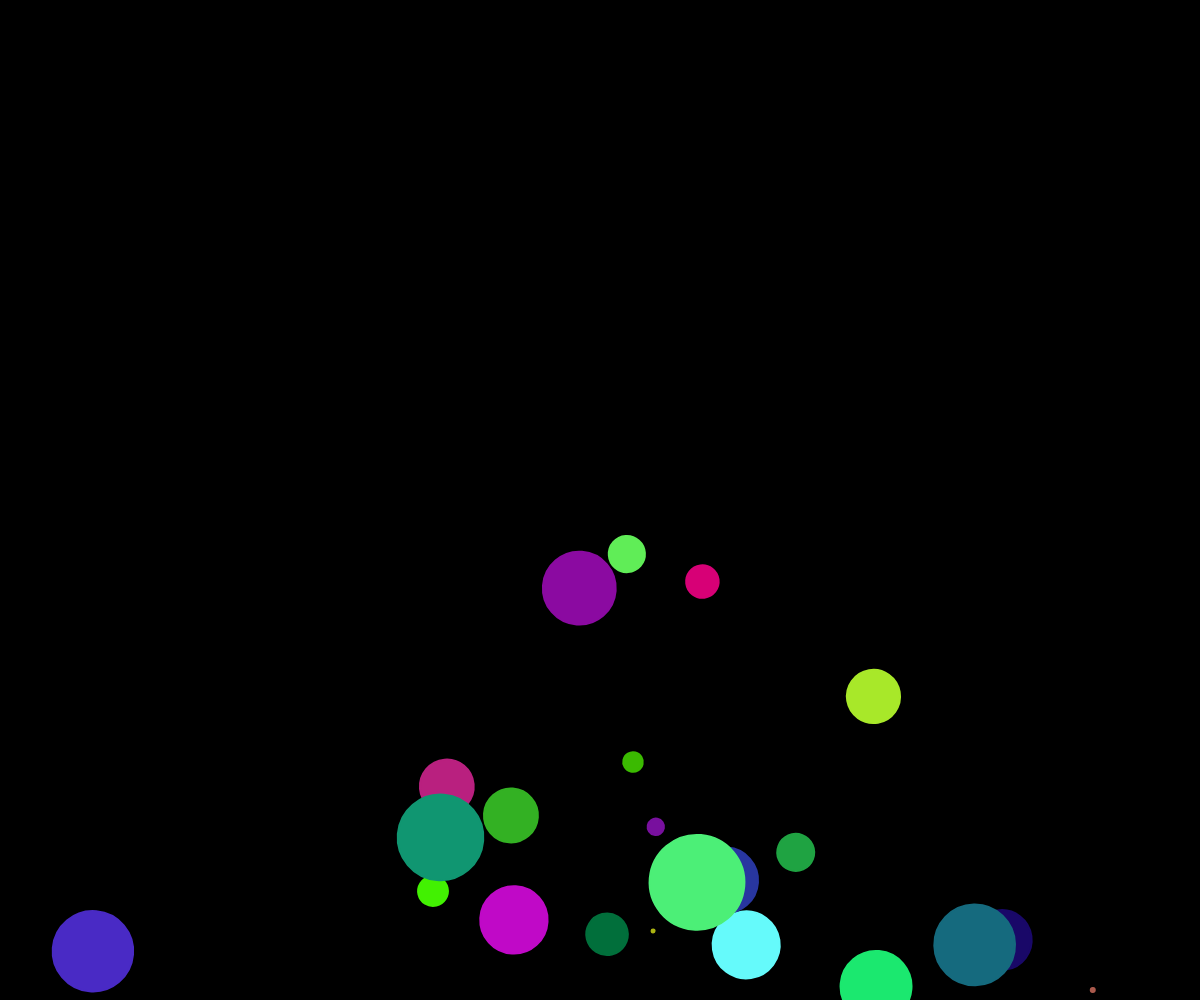
Frame 1 (no input)
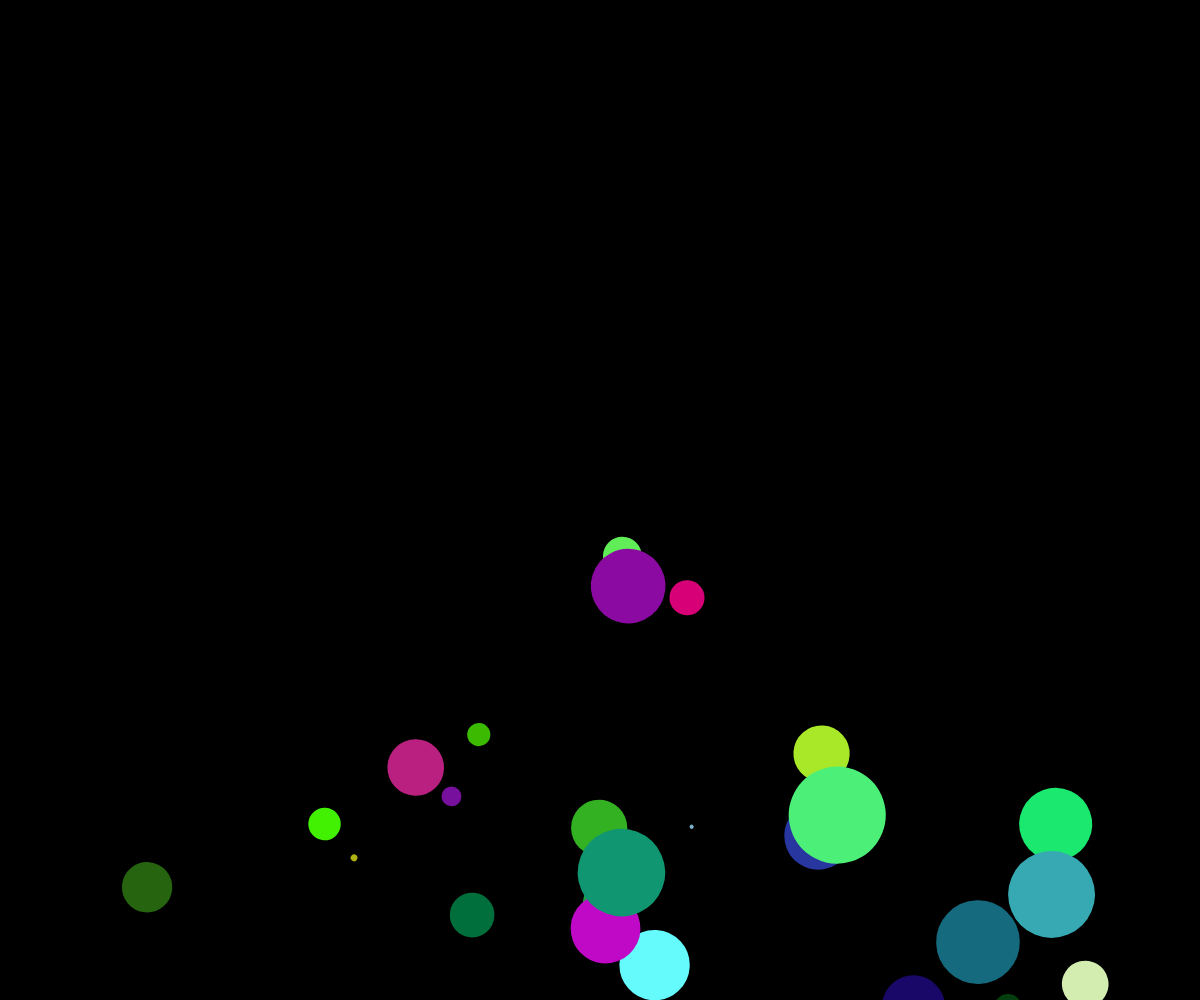
Frame 60 (no input)
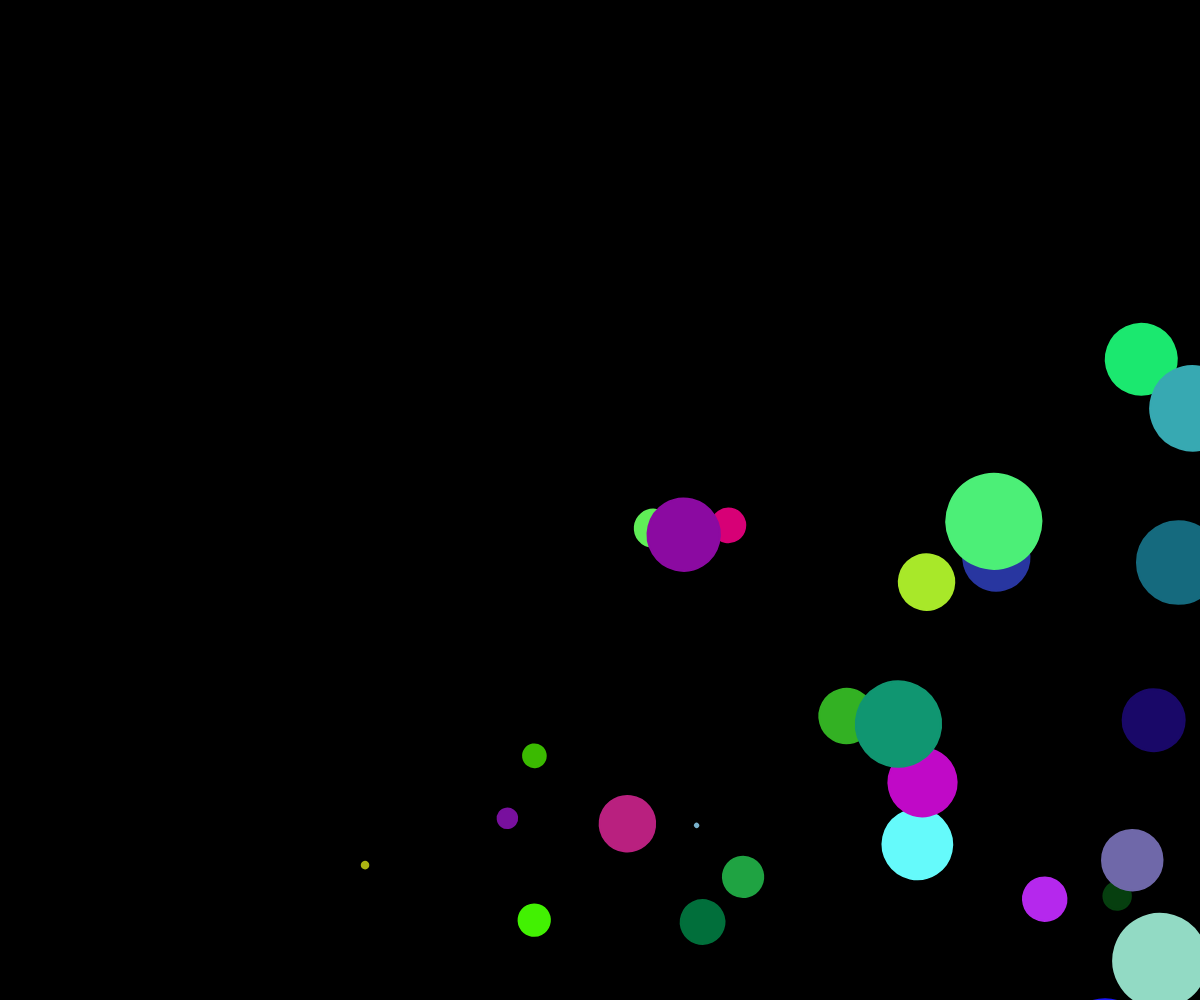
Frame 120 (the mouse pressed at the canvas centre since frame 60)

The p5.js sketch that drew these frames (run headless with seeded random() and noise() and a simulated clock; from frame 60 on, the mouse is pressed at the canvas centre):

// p5.js sketch
// ── sketch.js
let stars = [];
let starIndex = 0;

function setup() {
  createCanvas(windowWidth, windowHeight);
  angleMode(DEGREES);
  // Create stars with random colors
  for (let i = 0; i < 100; i++) {
    stars.push({
      x: random(width),
      y: random(height),
      size: random(2, 5),
      color: color(random(255), random(255), random(255))
    });
  }
}

function draw() {
  background(0);
  noFill();
  strokeWeight(2);
  // Translate to the center of the canvas
  translate(width / 2, height / 2);
  // Draw rotating stars with changing colors
  for (let i = 0; i < stars.length; i++) {
    let star = stars[i];
    push();
    rotate(sin(frameCount + i) * 50);
    stroke(star.color);
    fill(star.color);
    ellipse(star.x, star.y, star.size * sin(frameCount / 50 + i) * 20);
    pop();
  }
  // Slowly transition to the next color
  starIndex = (starIndex + 1) % stars.length;
}
